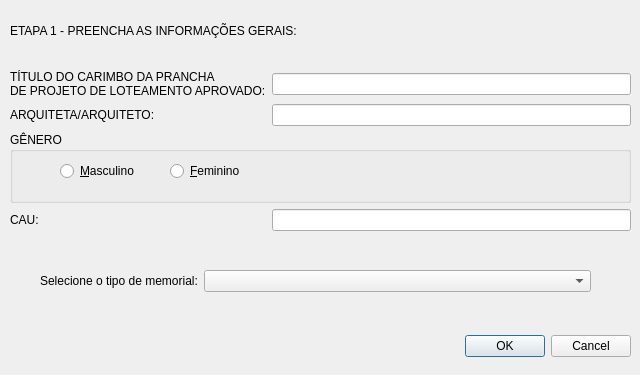
<?xml version="1.0" encoding="UTF-8"?>
<ui version="4.0">
 <class>Dialog</class>
 <widget class="QDialog" name="Dialog">
  <property name="geometry">
   <rect>
    <x>0</x>
    <y>0</y>
    <width>640</width>
    <height>375</height>
   </rect>
  </property>
  <property name="windowTitle">
   <string>INFORMAÇÕES GERAIS</string>
  </property>
  <widget class="QDialogButtonBox" name="buttonBox">
   <property name="geometry">
    <rect>
     <x>10</x>
     <y>330</y>
     <width>621</width>
     <height>32</height>
    </rect>
   </property>
   <property name="orientation">
    <enum>Qt::Horizontal</enum>
   </property>
   <property name="standardButtons">
    <set>QDialogButtonBox::Cancel|QDialogButtonBox::Ok</set>
   </property>
  </widget>
  <widget class="QLabel" name="label">
   <property name="geometry">
    <rect>
     <x>10</x>
     <y>20</y>
     <width>619</width>
     <height>21</height>
    </rect>
   </property>
   <property name="text">
    <string>ETAPA 1 - PREENCHA AS INFORMAÇÕES GERAIS:</string>
   </property>
  </widget>
  <widget class="QWidget" name="formLayoutWidget">
   <property name="geometry">
    <rect>
     <x>10</x>
     <y>70</y>
     <width>621</width>
     <height>161</height>
    </rect>
   </property>
   <layout class="QGridLayout" name="gridLayout" rowstretch="0,0,0,0">
    <item row="3" column="1">
     <widget class="QLineEdit" name="cau_code_lineEdit"/>
    </item>
    <item row="2" column="0" colspan="2">
     <widget class="QGroupBox" name="groupBox">
      <property name="title">
       <string>GÊNERO</string>
      </property>
      <widget class="QRadioButton" name="male_radioButton">
       <property name="geometry">
        <rect>
         <x>50</x>
         <y>30</y>
         <width>77</width>
         <height>18</height>
        </rect>
       </property>
       <property name="text">
        <string>&amp;Masculino</string>
       </property>
      </widget>
      <widget class="QRadioButton" name="female_radioButton">
       <property name="geometry">
        <rect>
         <x>160</x>
         <y>30</y>
         <width>77</width>
         <height>18</height>
        </rect>
       </property>
       <property name="text">
        <string>&amp;Feminino</string>
       </property>
      </widget>
     </widget>
    </item>
    <item row="0" column="0">
     <widget class="QLabel" name="stamp_Label">
      <property name="text">
       <string>TÍTULO DO CARIMBO DA PRANCHA 
DE PROJETO DE LOTEAMENTO APROVADO:</string>
      </property>
     </widget>
    </item>
    <item row="3" column="0">
     <widget class="QLabel" name="cau_code_Label">
      <property name="text">
       <string>CAU:</string>
      </property>
     </widget>
    </item>
    <item row="0" column="1">
     <widget class="QLineEdit" name="stamp_lineEdit"/>
    </item>
    <item row="1" column="1">
     <widget class="QLineEdit" name="architect_lineEdit"/>
    </item>
    <item row="1" column="0">
     <widget class="QLabel" name="architect_Label">
      <property name="text">
       <string>ARQUITETA/ARQUITETO:</string>
      </property>
     </widget>
    </item>
   </layout>
  </widget>
  <widget class="QWidget" name="formLayoutWidget_2">
   <property name="geometry">
    <rect>
     <x>40</x>
     <y>270</y>
     <width>551</width>
     <height>22</height>
    </rect>
   </property>
   <layout class="QFormLayout" name="formLayout">
    <item row="0" column="0">
     <widget class="QLabel" name="memorial_type_Label">
      <property name="text">
       <string>Selecione o tipo de memorial:</string>
      </property>
     </widget>
    </item>
    <item row="0" column="1">
     <widget class="QComboBox" name="memorial_type_ComboBox"/>
    </item>
   </layout>
  </widget>
 </widget>
 <tabstops>
  <tabstop>stamp_lineEdit</tabstop>
  <tabstop>architect_lineEdit</tabstop>
  <tabstop>male_radioButton</tabstop>
  <tabstop>female_radioButton</tabstop>
  <tabstop>cau_code_lineEdit</tabstop>
 </tabstops>
 <resources/>
 <connections>
  <connection>
   <sender>buttonBox</sender>
   <signal>accepted()</signal>
   <receiver>Dialog</receiver>
   <slot>accept()</slot>
   <hints>
    <hint type="sourcelabel">
     <x>248</x>
     <y>254</y>
    </hint>
    <hint type="destinationlabel">
     <x>157</x>
     <y>274</y>
    </hint>
   </hints>
  </connection>
  <connection>
   <sender>buttonBox</sender>
   <signal>rejected()</signal>
   <receiver>Dialog</receiver>
   <slot>reject()</slot>
   <hints>
    <hint type="sourcelabel">
     <x>316</x>
     <y>260</y>
    </hint>
    <hint type="destinationlabel">
     <x>286</x>
     <y>274</y>
    </hint>
   </hints>
  </connection>
 </connections>
</ui>
